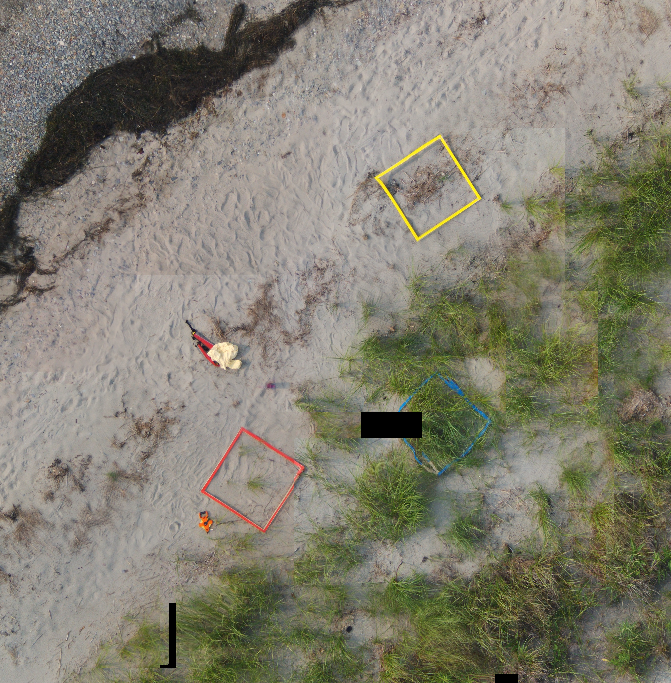
#> input picture images/test2.tif, 671 x 683 px, found by its file name
$ jupyter execute preprocessing-real.ipynb   (shell and % lines are left out)
#> lines starting #> are read from the running program, lines starting #| are printed output that depends on the picture; after the words box and inside, x2 and y2 are one past the last pixel; in counts of white or black regions, pixels touching at a corner belong together
### preprocessing.py
import cv2
import numpy as np


def rotate_box(bb, cx, cy, h, w, theta):
    new_bb = list(bb)
    for i, coord in enumerate(bb):
        # opencv calculates standard transformation matrix
        M = cv2.getRotationMatrix2D((cx, cy), theta, 1.0)
        # Grab  the rotation components of the matrix)
        cos = np.abs(M[0, 0])
        sin = np.abs(M[0, 1])
        # compute the new bounding dimensions of the image
        nW = int((h * sin) + (w * cos))
        nH = int((h * cos) + (w * sin))
        # adjust the rotation matrix to take into account translation
        M[0, 2] += (nW / 2) - cx
        M[1, 2] += (nH / 2) - cy
        # Prepare the vector to be transformed
        v = [coord[0], coord[1], 1]
        # Perform the actual rotation and return the image
        calculated = np.dot(M, v)
        new_bb[i] = (calculated[0], calculated[1])
    return new_bb


def rotate_bound(image, angle):
    # grab the dimensions of the image and then determine the
    # centre
    (h, w) = image.shape[:2]
    (cX, cY) = (w // 2, h // 2)

    # grab the rotation matrix (applying the negative of the
    # angle to rotate clockwise), then grab the sine and cosine
    # (i.e., the rotation components of the matrix)
    M = cv2.getRotationMatrix2D((cX, cY), angle, 1.0)
    cos = np.abs(M[0, 0])
    sin = np.abs(M[0, 1])

    # compute the new bounding dimensions of the image
    nW = int((h * sin) + (w * cos))
    nH = int((h * cos) + (w * sin))

    # adjust the rotation matrix to take into account translation
    M[0, 2] += (nW / 2) - cX
    M[1, 2] += (nH / 2) - cY

    # perform the actual rotation and return the image
    return cv2.warpAffine(image, M, (nW, nH))


def topRow(bb):
    # sort list if tuples by y value
    bb.sort(key=lambda x: x[1])
    # select smallest 2 coordinates
    bb = bb[0:2]
    # sort top row by x value
    bb.sort(key=lambda x: x[0])

    return bb


def Corners(bb):
    xs = list(set([round(i[0]) for i in bb]))
    ys = list(set([round(i[1]) for i in bb]))
    return min(xs), max(xs), min(ys), max(ys)

### preprocessing-real.ipynb
[cell 1]
import cv2
from IPython.display import Image, display
from matplotlib.pyplot import imshow
import numpy as np
from preprocessing import *

[cell 2]
#Import and convert to hsv
img = cv2.imread('test2.tif')
#> img is the input picture: shape (683, 671, 3); mean B, G, R 111.5, 126.8, 129.7
imshow(img)
#> (this line was passed over: IPython is not available in this run)

[cell 3]
#Convert to HSV
hsv = cv2.cvtColor(img, cv2.COLOR_BGR2HSV)
#> hsv: shape (683, 671, 3); mean H, S, V 31.4, 45.9, 132.2
imshow(hsv)
#> (this line was passed over: IPython is not available in this run)

[cell 4]
#Yellow color range mask
yellow_lower = np.array([20, 100, 100])
yellow_upper = np.array([30, 255, 255])
mask = cv2.inRange(hsv, yellow_lower, yellow_upper)
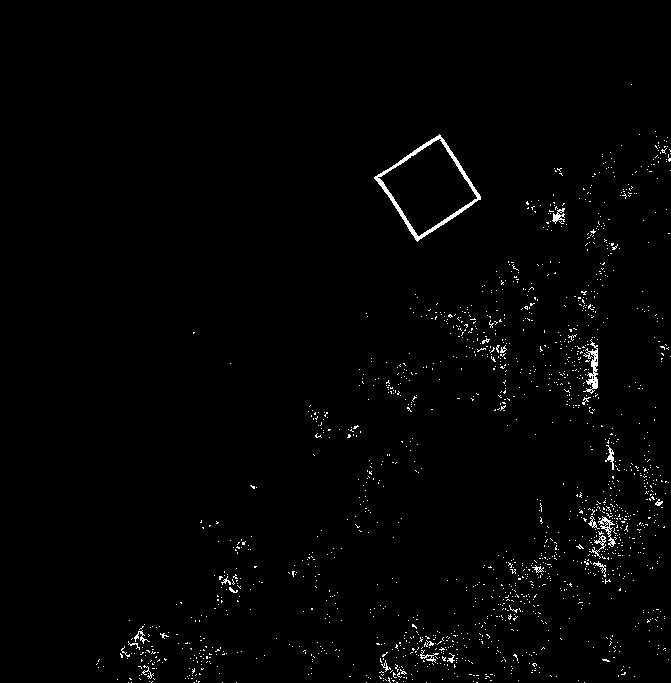
#> mask: shape (683, 671); 1.3% white in thin lines or dots, all inside (x1, y1, x2, y2) = (96, 84, 671, 683)
result = cv2.bitwise_and(img, img, mask = mask)
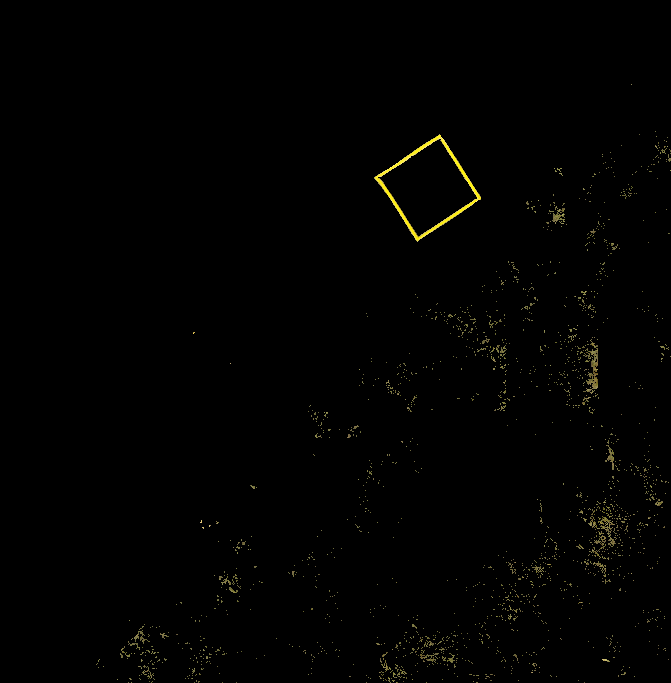
#> result: shape (683, 671, 3); mean B, G, R 0.8, 1.7, 1.8

imshow(result)
#> (this line was passed over: IPython is not available in this run)

[cell 5]
#Gray + Threshhold
gray = cv2.cvtColor(result, cv2.COLOR_BGR2GRAY)
thresh = cv2.threshold(gray, 200, 255, cv2.THRESH_BINARY)[1]
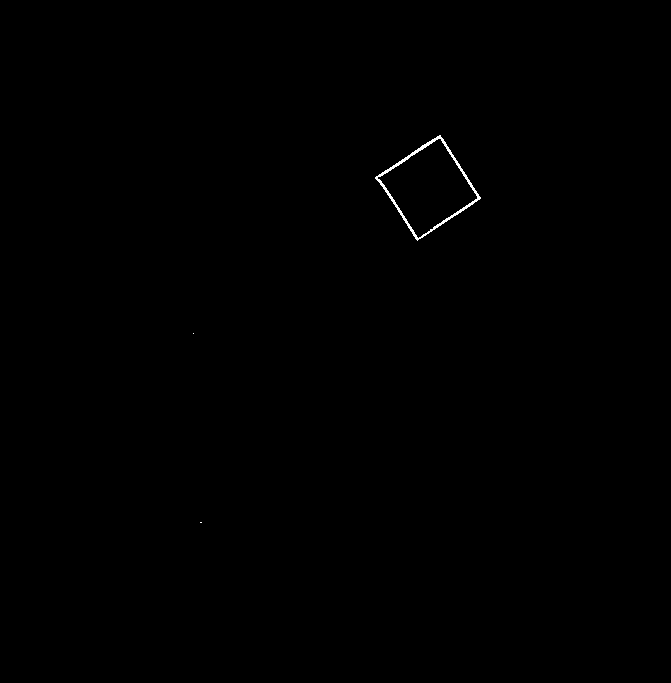
#> thresh: shape (683, 671); 0.18% white in thin lines or dots, all inside (x1, y1, x2, y2) = (193, 135, 481, 523)
imshow(thresh)
#> (this line was passed over: IPython is not available in this run)

[cell 6]
#good features to track
corners = cv2.goodFeaturesToTrack(thresh, 4, 0.5, 10)
#> corners = [[417, 239], [378, 177], [440, 135], [480, 198]]
corners = np.int0(corners)

circle_img = img.copy()
bb = []
for i in corners:
    x, y = i.ravel()
    bb.append((x, y))
    cv2.circle(img, (x, y), 10, 255, -1)
#> this loop made 4 passes
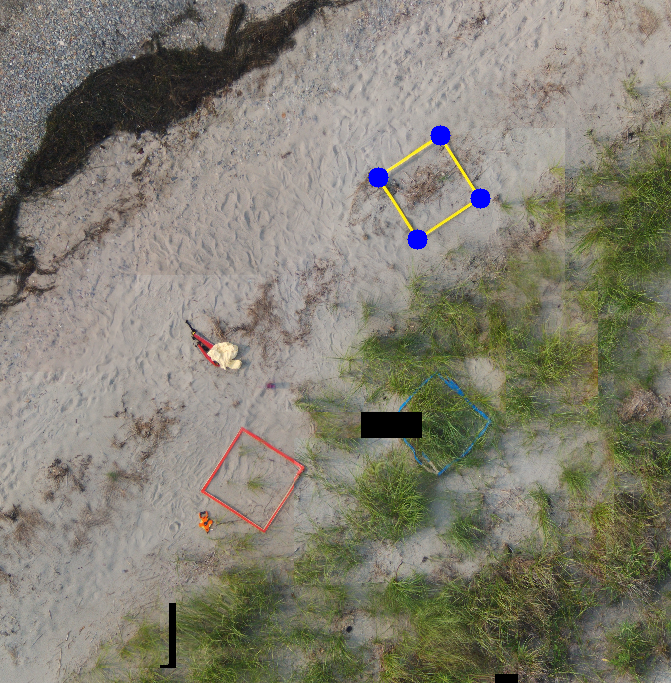
#> img: shape (683, 671, 3); 0.28% of pixels changed, all inside (x1, y1, x2, y2) = (368, 125, 491, 250)
#> after the loop, bb = [(417, 239), (378, 177), (440, 135), (480, 198)]
imshow(img)
#> (this line was passed over: IPython is not available in this run)

[cell 7]
#Rotate until parallel
(heigth, width) = img.shape[:2]
#> heigth = 683; width = 671
(cx, cy) = (width // 2, heigth // 2)
#> cx = 335; cy = 341

bb_copy = bb.copy()
#> bb_copy = [(417, 239), (378, 177), (440, 135), (480, 198)]
top_row = topRow(bb)
#> in topRow, `bb = bb[0:2]`: bb = [(440, 135), (378, 177)]
#> top_row = [(378, 177), (440, 135)]

if top_row[0][1] > top_row[1][1]:
    c = -1
if top_row[0][1] < top_row[1][1]:
    c = 1

theta = 0
while round(top_row[0][1]) != round(top_row[1][1]):
    theta += 0.1*c
    bb_new = rotate_box(bb_copy, cx, cy, heigth, width, theta)
    top_row = topRow(bb_new)
#> this loop made 335 passes
#> (theta, top_row) on passes 1, 3, 4: (-0.1, [(379.3, 178.1), (441.4, 136.2)]), (-0.3, [(380.9, 179.2), (443.1, 137.6)]), (-0.4, [(381.6, 179.8), (443.9, 138.2)])
#> after the loop, theta = -33.5
rotated_img = rotate_bound(img, theta)
#> in rotate_bound, `M = cv2.getRotationMatrix2D((cX, cY), angle, 1.0)`: M = [[0.834, -0.552, 243.9], [0.552, 0.834, -128.3]]
#> in rotate_bound, `cos = np.abs(M[0, 0])`: cos = 0.834
#> in rotate_bound, `sin = np.abs(M[0, 1])`: sin = 0.552
#> in rotate_bound, `nW = int((h * sin) + (w * cos))`: nW = 936
#> in rotate_bound, `nH = int((h * cos) + (w * sin))`: nH = 939
#> in rotate_bound, `return cv2.warpAffine(image, M, (nW, nH))`:
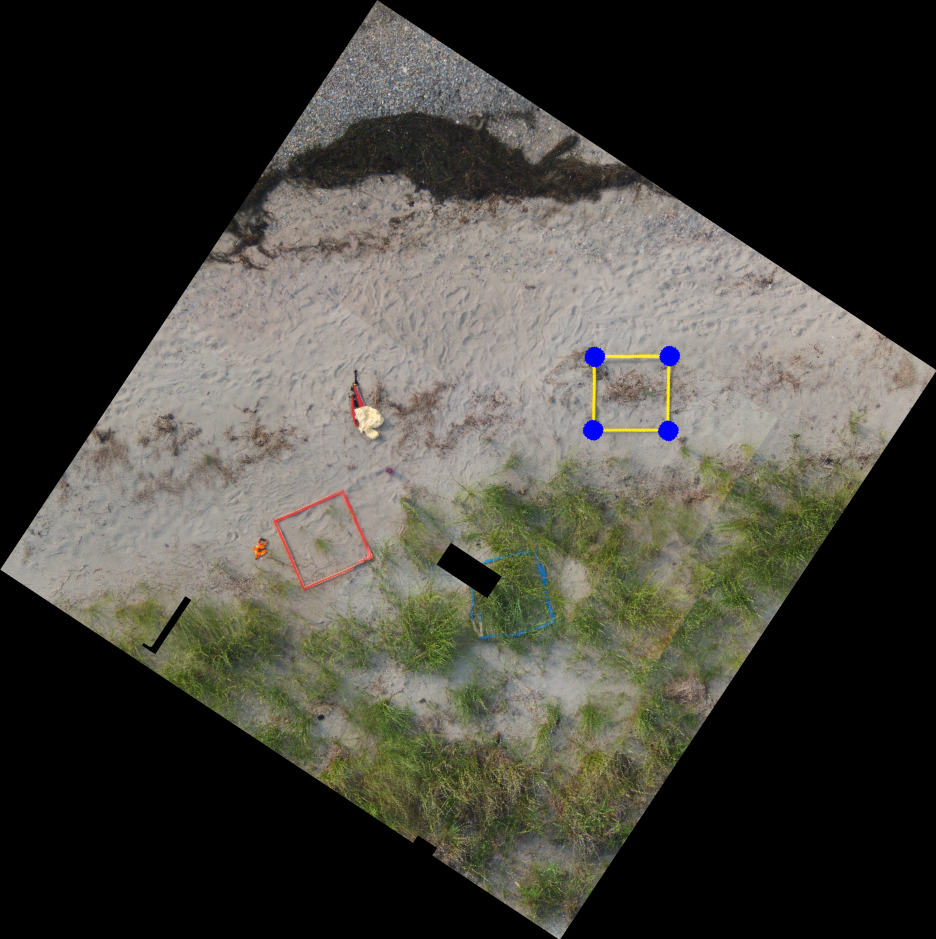
#> returned value: shape (939, 936, 3); mean of channels 0, 1, 2 58.3, 65.9, 67.4; drawn as B, G, R
rotated_clean = rotate_bound(circle_img, theta)
imshow(rotated_img)
#> (this line was passed over: IPython is not available in this run)

[cell 8]
x1, x2, y1, y2 = Corners(bb_new)
#> in Corners, `xs = list(set([round(i[0]) for i in bb]))`: xs = [593, 594, 668, 669]
#> in Corners, `ys = list(set([round(i[1]) for i in bb]))`: ys = [356, 430]
#> x1 = 593; x2 = 669; y1 = 356; y2 = 430
crop = rotated_clean[y1:y2, x1:x2]
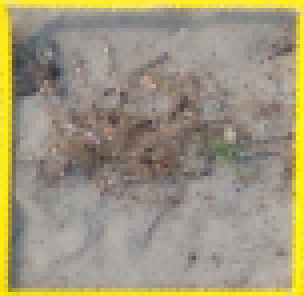
#> crop: shape (74, 76, 3) (shown 4 times larger); mean B, G, R 124.4, 150.3, 158.7
imshow(crop)
#> (this line was passed over: IPython is not available in this run)
